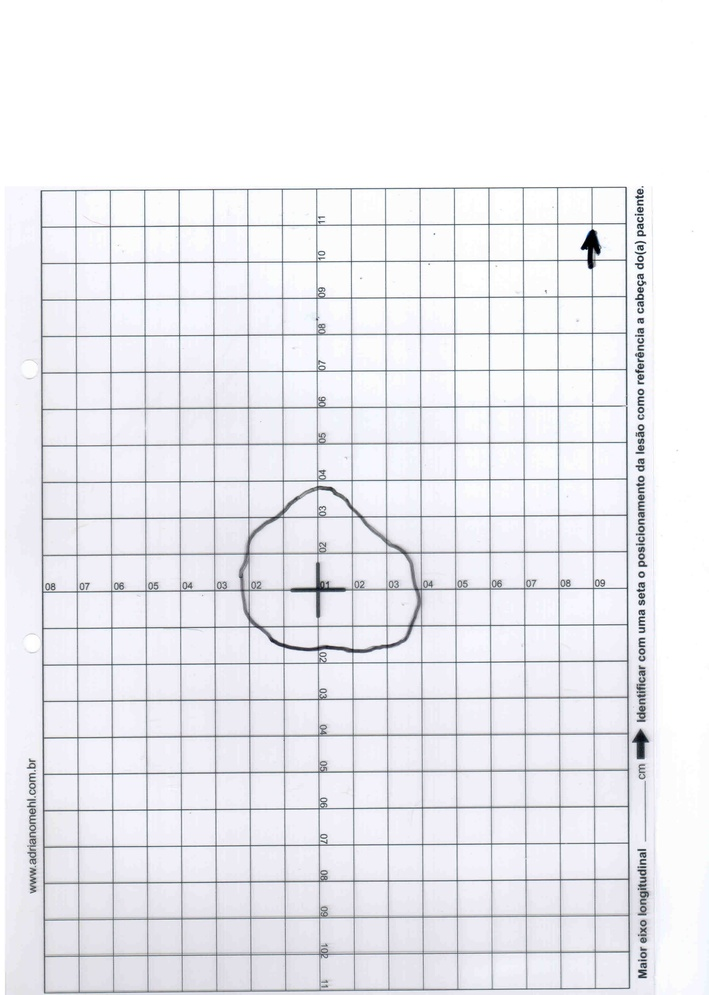
%> input picture thiago/Imagens_GridLesoes_noname/1_c1_nn.jpg, 709 x 995 px, shrunk from 2464 x 3456 before the run
$ octave teste_grid.m   (GNU Octave 9; MATLAB toolbox functions it lacks are replaced by stand-ins)
%> lines starting %> are read from the running program, lines starting %| are printed output that depends on the picture; in (x1, y1, x2, y2) boxes, pixels count from 0 and x2, y2 are one past the last pixel; in counts of white or black regions, pixels touching at a corner belong together; the program's own positions count from 1
% Thiago dos Santos Marcelino
% Trabalho final - teste do pipeline de segmentacao de ferida e medida de area

clear; clc; close all;

%% Parametros

arquivo = 'Imagens_GridLesoes_noname/1_c1_nn.jpg';    % imagem de teste
% arquivo = 'Imagens_GridLesoes_noname/5a_c1_nn.jpg'; % 2 feridas + texto
% arquivo = 'Imagens_GridLesoes_noname/2_c1_nn.jpg';  % ferida pequena sobre a cruz

thTraco   = 140;   % limiar (0-255): pixels mais escuros que isso = traco escuro
pMin      = 60;    % periodo minimo do grid em pixels
pMax      = 180;   % periodo maximo do grid em pixels (evita harmonico)

%% 1. Carregar imagem

img  = imread(arquivo);
%> img is the input picture: size 995x709x3 uint8; mean R, G, B 236.1, 236.2, 241
gray = rgb2gray(img);

R = double(img(:,:,1));
G = double(img(:,:,2));
B = double(img(:,:,3));

%% 2. Escala: periodo do grid pela "escuridao" (grid e mais escuro que o papel)

dark  = 255 - double(gray);
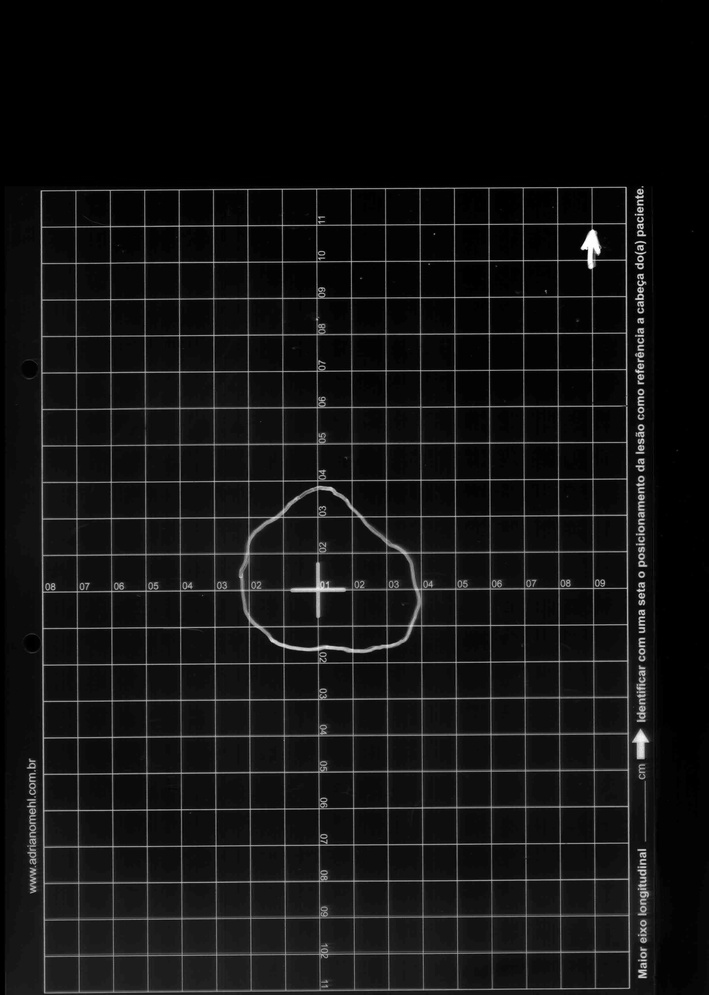
%> dark: size 995x709 double; min 0, max 255, mean 18.3
projX = mean(dark, 1);   % perfil ao longo de x -> periodo das linhas verticais
%> projX = 709 values, max 85.62 at index 643, min 0.0352 at index 2, mean 18.35
projY = mean(dark, 2)';  % perfil ao longo de y -> periodo das linhas horizontais
%> projY = 995 values, max 75.97 at index 589, min 0 at index 4, mean 18.35

perX = periodo_dominante(projX, pMin, pMax);
%> in periodo_dominante, `sig = double(sig(:));`: sig has the same summary as projX outside periodo_dominante
%> in periodo_dominante, `sig = sig - mean(sig);`: sig = 709 values, max 67.27 at index 643, min -18.31 at index 2, mean 3.05e-15
%> in periodo_dominante, `x   = sig .* w;`: x = 709 values, max 39.59 at index 318, min -5.05 at index 476, mean 0.674
%> in periodo_dominante, `ac  = real(ifft(abs(F).^2));`: ac = 1418 values, max 25447.1 at index 1, min -3987.7 at index 122, mean 160.8
%> in periodo_dominante, `ac  = ac(1:N);`: ac = 709 values, max 25447.1 at index 1, min -3987.7 at index 122, mean 178.8
%> in periodo_dominante, `[~, i] = max(ac(lags + 1));`: i = 10
%> in periodo_dominante, `p = lags(i);`: p = 69
%> perX = 69
perY = periodo_dominante(projY, pMin, pMax);
%> perY = 73

pxPorCm2 = perX * perY;   % pixels que equivalem a 1 cm^2
%> pxPorCm2 = 5037

%% 3. Mascara dos tracos escuros (caneta) e limpeza

bw0 = gray < thTraco;                      % tudo escuro: caneta + grid + texto
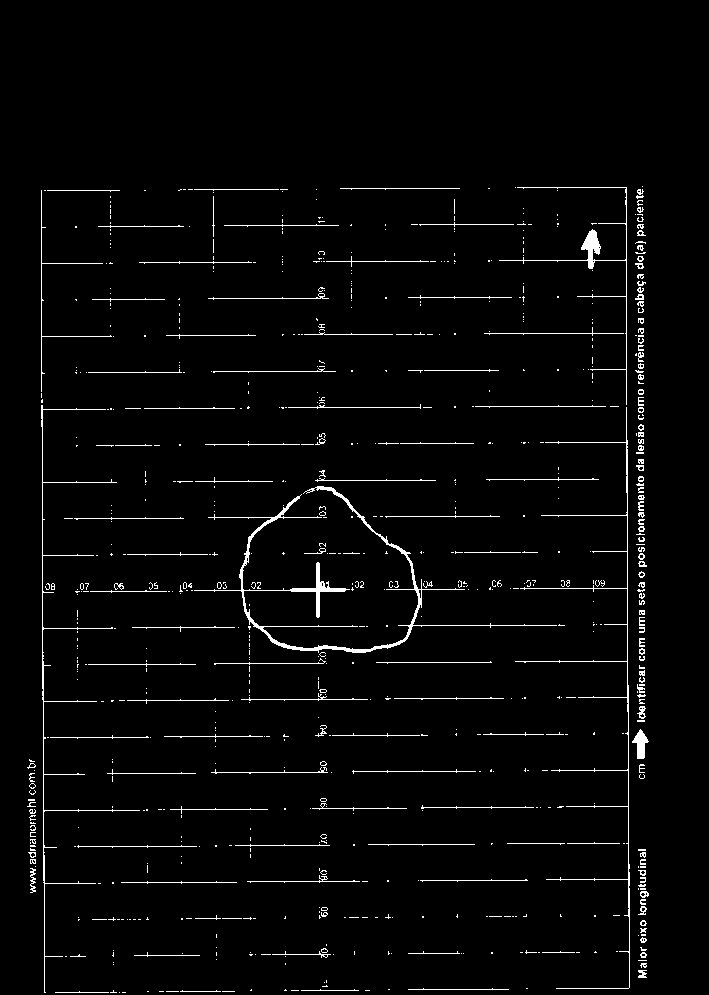
%> bw0: size 995x709 logical; 2.7% white in thin lines or dots, all inside (x1, y1, x2, y2) = (27, 186, 649, 993)

% O contorno da caneta e GROSSO (~10 px); as linhas do grid sao FINAS (~2-3 px).
% Uma abertura por disco apaga as linhas finas e preserva o traco grosso.
bwInk = imopen(bw0, strel('disk', 3));
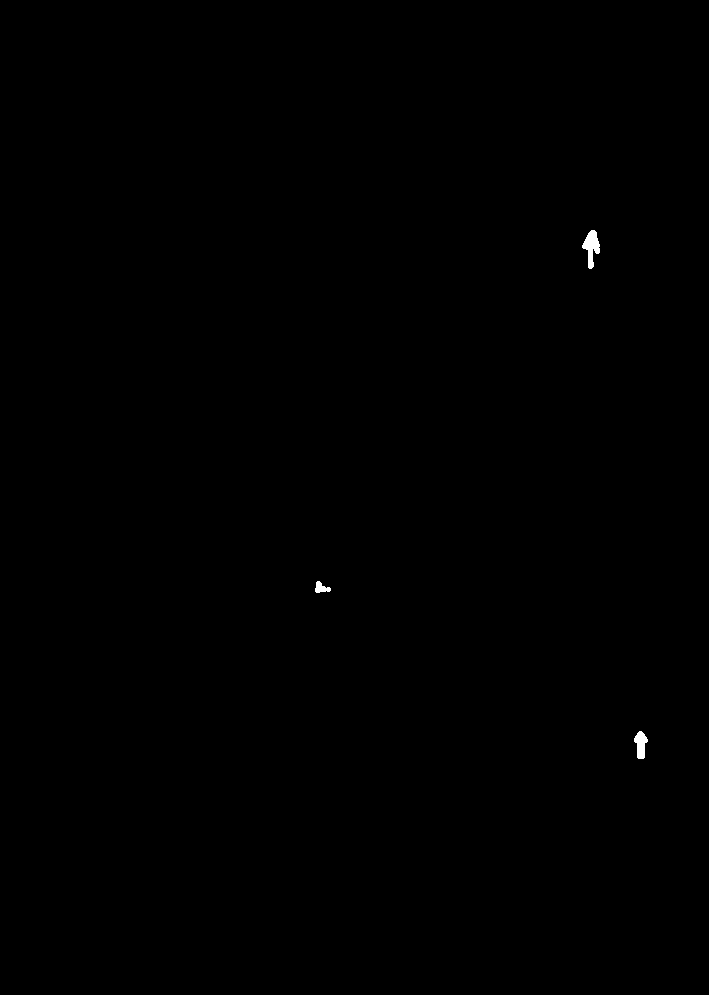
%> bwInk: size 995x709 logical; 0.1% white; 3 white regions, box (x1, y1, x2, y2) and area: (582, 230, 600, 269) 368, (634, 731, 648, 759) 248, (315, 581, 331, 593) 114
bwInk = imclearborder(bwInk);              % remove bordas/furos/texto de margem
bwInk = bwareaopen(bwInk, round(0.03*pxPorCm2)); % remove residuos pequenos
%> bwInk: size 995x709 logical; 0.09% white; 2 white regions, box (x1, y1, x2, y2) and area: (582, 230, 600, 269) 368, (634, 731, 648, 759) 248

% Remove a cruz de referencia central: segmentos retos numa ROI central.
% Os bracos da cruz sao retos (~0.5 cm); o contorno da ferida e curvo.
[Hh, Ww] = size(gray);
%> Hh = 995; Ww = 709
win = round(2.0 * max(perX, perY));
%> win = 146
roi = false(Hh, Ww);
roi(max(1,round(Hh/2)-win):min(Hh,round(Hh/2)+win), ...
    max(1,round(Ww/2)-win):min(Ww,round(Ww/2)+win)) = true;
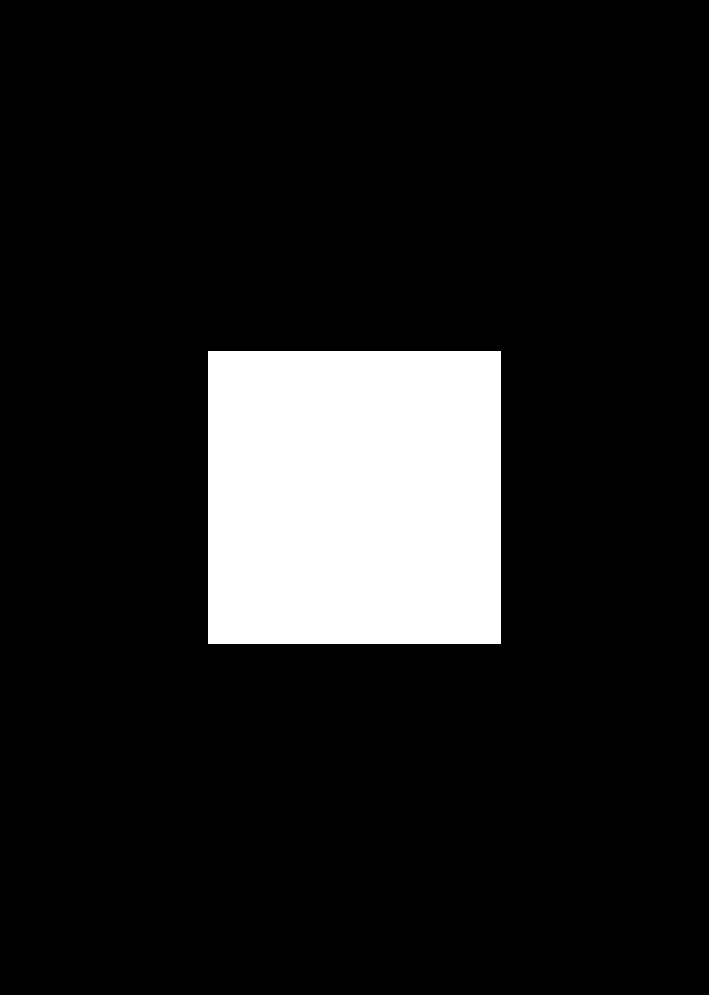
%> roi: size 995x709 logical; 12.2% white; 1 white region, box (x1, y1, x2, y2) and area: (208, 351, 501, 644) 85849
Lc   = round(0.4 * max(perX, perY));
%> Lc = 29
reto = imopen(bwInk, strel('line', Lc, 0)) | imopen(bwInk, strel('line', Lc, 90));
%> reto: size 995x709 logical; 0.03% white; 1 white region, box (x1, y1, x2, y2) and area: (588, 230, 593, 269) 187
bwInk(roi & reto) = false;

% Fecha o contorno (mesmo aberto) e preenche: dilata -> preenche -> erode.
% Garante o preenchimento de lacos com aberturas que o imclose nao fecha.
R       = round(0.30 * max(perX, perY));   % raio p/ pontear a abertura do traco
%> R = 22
bwFech  = imdilate(bwInk, strel('disk', R));
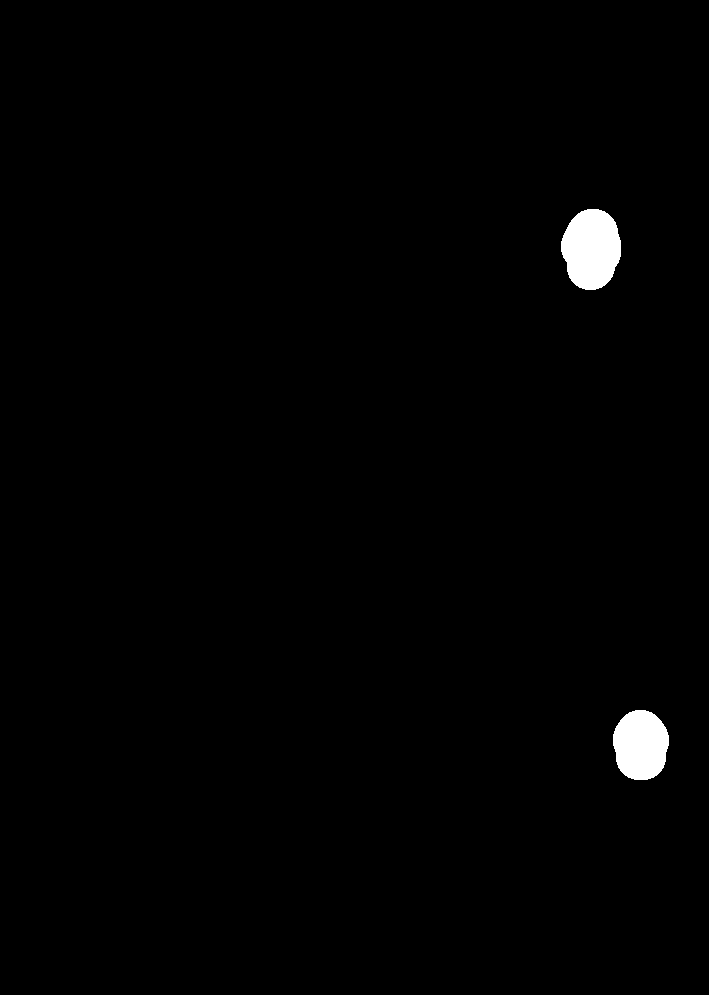
%> bwFech: size 995x709 logical; 0.98% white; 2 white regions, box (x1, y1, x2, y2) and area: (561, 209, 621, 290) 3769, (613, 710, 669, 780) 3126
bwFech  = imfill(bwFech, 'holes');
bwFech  = imerode(bwFech, strel('disk', R));
%> bwFech: size 995x709 logical; 0.1% white; 2 white regions

%% 4. Identificar feridas: blobs preenchidos grandes, convexos e "ocos"

% Para cada blob fechado, compara sua area com a tinta original dentro dele:
% laco fechado (ferida) -> muita area preenchida vs. pouca tinta (ratio alto);
% texto/seta/cruz preenchem pouco -> ratio ~1.
[Lf, nLf] = bwlabel(bwFech, 8);
%> Lf: size 995x709 double; 3 distinct labels, from 0 to 2
%> nLf = 2
props = regionprops(Lf, 'Area', 'Solidity', 'Centroid', ...
                        'BoundingBox', 'PixelIdxList');
%> props = 2 regions; box (x1, y1, x2, y2), Area, Centroid and Solidity: (582, 230, 600, 269) 424 [592.2 248.5] 0.872, (634, 731, 648, 759) 262 [641.4 745.1] 0.891

areaMin  = 1.0 * pxPorCm2;                  % ferida tem ao menos ~1.0 cm^2
%> areaMin = 5037
fillRMin = 2.5;                             % area preenchida / tinta original
solMin   = 0.30;                            % descarta linhas/textos alongados

ratio   = zeros(1, nLf);
ehFer   = false(1, nLf);
%> ehFer = [false false]
for k = 1:nLf
    tinta    = nnz(bwInk(props(k).PixelIdxList));
    ratio(k) = props(k).Area / max(tinta, 1);
    ehFer(k) = props(k).Area > areaMin & ratio(k) > fillRMin & ...
               props(k).Solidity > solMin;
end
%> this loop made 2 passes
%> tinta on passes 1 to 2: 368, 248
%> after the loop, ratio = [1.15 1.06]

% --- diagnostico: lista todas as regioes ---
fprintf('--- regioes (Area | cm2 | ratio | Solidity | ferida?) ---\n');
for k = 1:nLf
    fprintf('  %2d: %8d | %6.2f | %5.1f | %.2f | %d\n', k, ...
        props(k).Area, props(k).Area/pxPorCm2, ratio(k), ...
        props(k).Solidity, ehFer(k));
end
%> this loop made 2 passes
%|    1:      424 |   0.08 |   1.2 | 0.87 | 0
%|    2:      262 |   0.05 |   1.1 | 0.89 | 0

feridas = props(ehFer);
%> feridas = 0 regions
nFer    = numel(feridas);
%> nFer = 0

%% 5. Mascara preenchida das feridas + areas em cm^2

maskFill = false(size(bwFech));
for i = 1:nFer
    maskFill(feridas(i).PixelIdxList) = true;
end
%> this loop made 0 passes
%> maskFill: size 995x709 logical; every value is 0

areasCm2 = zeros(1, nFer);
for i = 1:nFer
    areasCm2(i) = feridas(i).Area / pxPorCm2;
end

%% 6. Overlay: contorno + area anotada

perim = bwperim(maskFill, 8);
over  = img;
oR = over(:,:,1); oG = over(:,:,2); oB = over(:,:,3);
oR(perim) = 255; oG(perim) = 0; oB(perim) = 0;   % contorno vermelho
over = cat(3, oR, oG, oB);

fprintf('Arquivo: %s\n', arquivo);
fprintf('Periodo grid: perX=%.1f px  perY=%.1f px  (1 cm^2 = %.0f px)\n', ...
        perX, perY, pxPorCm2);
%| Periodo grid: perX=69.0 px  perY=73.0 px  (1 cm^2 = 5037 px)
fprintf('Feridas detectadas: %d\n', nFer);
%| Feridas detectadas: 0
for i = 1:nFer
    fprintf('  Ferida %d: %.2f cm^2\n', i, areasCm2(i));
end

%% 7. Figura de etapas

fig = figure('Name', 'Teste grid', 'Visible', 'off', ...
             'Units', 'normalized', 'Position', [0 0 1 1]);
tiledlayout(2, 3, 'TileSpacing', 'compact', 'Padding', 'compact')

nexttile, imshow(img),       title('Original')
nexttile, imshow(bwInk),     title('Tinta (grid removido)')
nexttile, imshow(bwFech),    title('Contorno fechado/preenchido')
nexttile, imshow(maskFill),  title('Feridas selecionadas')
nexttile
plot(projX), hold on, plot(projY), grid on
title(sprintf('Projecoes grid (perX=%.0f perY=%.0f)', perX, perY))
legend('projX', 'projY')
nexttile, imshow(over), title('Contorno + area')
for i = 1:nFer
    c = feridas(i).Centroid;
    text(c(1), c(2), sprintf('%.1f cm^2', areasCm2(i)), ...
        'Color', 'yellow', 'FontSize', 14, 'FontWeight', 'bold', ...
        'HorizontalAlignment', 'center')
end

sgtitle(sprintf('%s  -  %d ferida(s)', arquivo, nFer), 'Interpreter', 'none')
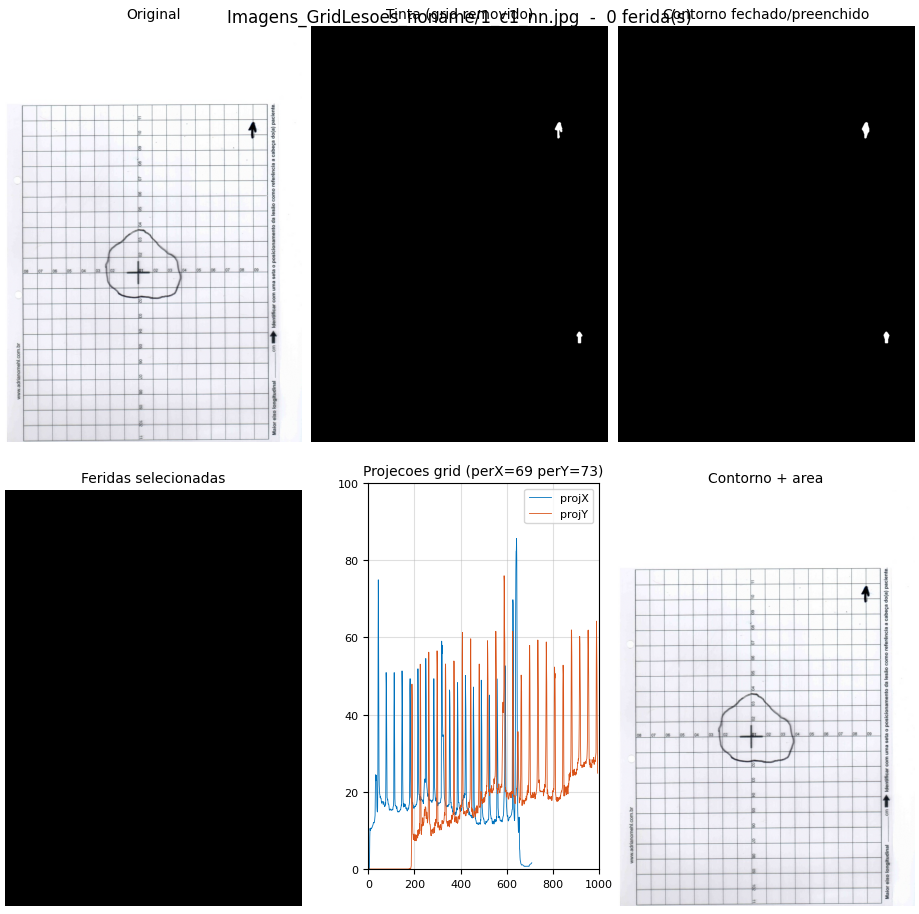
%> figure redrawn from the program's plot data, 6 panels

exportgraphics(fig, 'teste_grid_saida.png', 'Resolution', 120)

%% 8. Recorte ampliado da 1a ferida p/ conferir o contorno

if nFer >= 1
    bb = feridas(1).BoundingBox;        % [x y w h]
    m  = 40;                            % margem
    x1 = max(1, floor(bb(1))-m); y1 = max(1, floor(bb(2))-m);
    x2 = min(size(img,2), ceil(bb(1)+bb(3))+m);
    y2 = min(size(img,1), ceil(bb(2)+bb(4))+m);
    fprintf('Ferida 1 bbox = [%.0f %.0f %.0f %.0f]\n', bb);
    figc = figure('Visible','off');
    imshow(over(y1:y2, x1:x2, :))
    title(sprintf('Ferida 1: %.2f cm^2  (perX=%.0f perY=%.0f)', ...
        areasCm2(1), perX, perY))
    exportgraphics(figc, 'teste_grid_crop.png', 'Resolution', 150)
end

%% --- funcao local ---

function p = periodo_dominante(sig, pMin, pMax)
% Acha o periodo dominante (em amostras) de um sinal periodico via
% autocorrelacao (1o pico forte = fundamental, robusto a harmonicos).
    sig = double(sig(:));
    sig = sig - mean(sig);
    N   = numel(sig);
    w   = 0.5 - 0.5*cos(2*pi*(0:N-1)'/(N-1));   % janela de Hann (sem toolbox)
    x   = sig .* w;
    F   = fft(x, 2*N);
    ac  = real(ifft(abs(F).^2));                % autocorrelacao linear
    ac  = ac(1:N);

    lagMin = max(2, round(pMin));
    lagMax = min(N-1, round(pMax));
    lags   = lagMin:lagMax;
    [~, i] = max(ac(lags + 1));
    p = lags(i);
end
